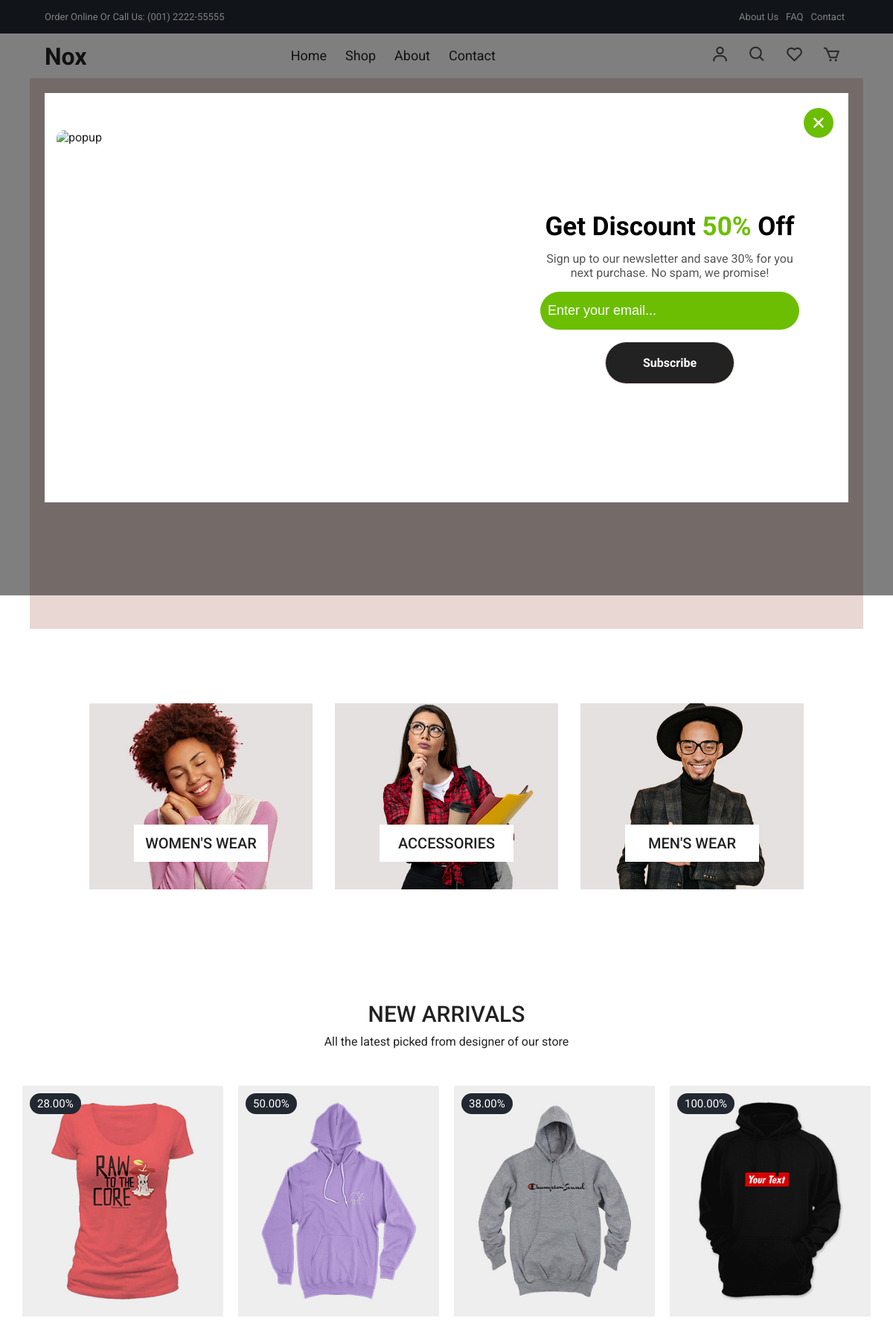
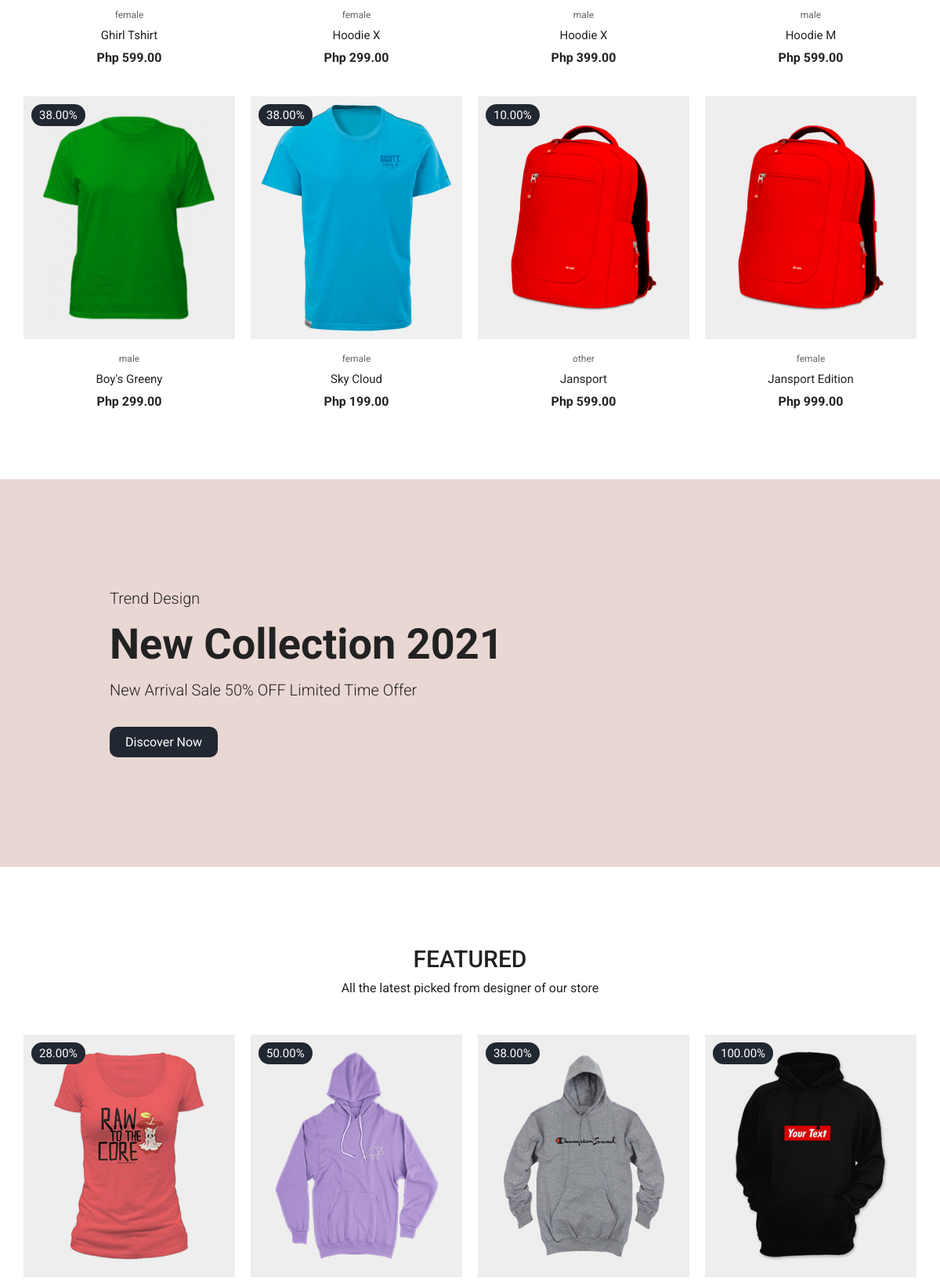
The page / (upper part) on the database its author committed (2 pictures, top to bottom).
### tables this page shows
CREATE TABLE `products` (
  `id` int(11) NOT NULL,
  `name_item` varchar(250) NOT NULL,
  `type` varchar(50) NOT NULL,
  `color` varchar(50) NOT NULL,
  `size` varchar(50) NOT NULL,
  `manufacturer` varchar(100) NOT NULL,
  `description` varchar(250) NOT NULL,
  `category` varchar(250) NOT NULL,
  `quantity` int(15) NOT NULL,
  `status` varchar(50) NOT NULL,
  `image_front` longblob NOT NULL,
  `image_back` longblob NOT NULL,
  `discount` decimal(5,2) NOT NULL,
  `price` decimal(10,2) NOT NULL,
  `date_insert` date NOT NULL DEFAULT current_timestamp()
);

### index.php (the view, shortened to what this page needs)
<?php
include 'dbconn/conn.php';
?>
<!DOCTYPE html>
<html lang="en">
  <head>
    <link
      href="https://unpkg.com/boxicons@2.0.7/css/boxicons.min.css"
      rel="stylesheet"
    />
    <link rel="stylesheet" href="https://cdnjs.cloudflare.com/ajax/libs/Glide.js/3.4.1/css/glide.core.css">
    <link rel="stylesheet" href="https://cdnjs.cloudflare.com/ajax/libs/Glide.js/3.4.1/css/glide.theme.css">
    <link rel="stylesheet" href="./css/styles.css" />
  </head>
  <body>
    <header class="header" id="header">
      <div class="top-nav">
        <div class="container d-flex">
          <p>Order Online Or Call Us: (001) 2222-55555</p>
          <ul class="d-flex">
            <li><a href="#">About Us</a></li>
            <li><a href="#">FAQ</a></li>
            <li><a href="#">Contact</a></li>
          </ul>
        </div>
      </div>
      <div class="navigation">
        <div class="nav-center container d-flex">
        <a href="/" class="logo"><h1>Nox</h1></a>
          <ul class="nav-list d-flex">
            <li class="nav-item">
              <a href="index.php" class="nav-link">Home</a>
            </li>
            <li class="nav-item">
              <a href="product.php" class="nav-link">Shop</a>
            </li>
            <li class="nav-item">
              <a href="About.php" class="nav-link">About</a>
            </li>
            <li class="nav-item">
              <a href="contact.php" class="nav-link">Contact</a>
            </li>
          </ul>
          <div class="icons d-flex">
            <a href="user/login-signup.php" class="icon">
              <i class="bx bx-user"></i>
            </a>
            <div class="icon">
              <i class="bx bx-search"></i>
            </div>
            <a href="cart.php" class="icon">
              <i class="bx bx-heart"></i>
            <a href="cart.php" class="icon">
              <i class="bx bx-cart"></i>
            </a>
          </div>
        </div>
      </div>
    <div class="hero">
      <div class="glide" id="glide_1">
        <div class="glide__track" data-glide-el="track">
          <ul class="glide__slides">
            <li class="glide__slide">
              <div class="center">
              </div>
            </li>
            <li class="glide__slide">
              <div class="center">
              </div>
            </li>
          </ul>
        </div>
      </div>
    </div>
    </header>
<section class="section category">
      <div class="cat-center">
        <div class="cat">
          <img src="./images/cat3.jpg" alt="" />
          <a href="products-female.php">
          <div>
            <p>WOMEN'S WEAR</p>
          </div>
        </a>
        </div>
        <div class="cat">
          <img src="./images/cat2.jpg" alt="" />
          <div>
            <p>ACCESSORIES</p>
          </div>
        </div>
        <div class="cat">
          <img src="./images/cat1.jpg" alt="" />
          <a href="products-men.php">
          <div>
          <p>MEN'S WEAR</p>
          </div>
          </a>
        </div>
      </div>
    </section>
<?php
  $stmt = $conn->prepare("SELECT id, name_item, type, discount, price, image_front FROM products WHERE YEAR(date_insert) = 2024 LIMIT 8");
  $stmt->execute();
  $new = $stmt->get_result()->fetch_all(MYSQLI_ASSOC);
?>
<section class="section new-arrival">
  <div class="title">
    <h1>NEW ARRIVALS</h1>
    <p>All the latest picked from designer of our store</p>
  </div>
  <div class="product-center">
    <?php foreach ($new as $product): ?>
    <div class="product-item">
      <div class="overlay">
        <a href="productDetails.php?id=<?php echo $product['id']; ?>" class="product-thumb">
          <img src="admin/uploads/<?php echo $product['image_front']; ?>" alt="<?php echo $product['name_item']; ?>" />
        </a>
        <?php if ($product['discount'] > 0): ?>
        <span class="discount"><?php echo $product['discount']; ?>%</span>
        <?php endif; ?>
      </div>
      <div class="product-info">
        <span><?php echo $product['type']; ?></span>
        <a href="productDetails.php?id=<?php echo $product['id']; ?>"><?php echo htmlspecialchars($product['name_item']); ?></a>
        <h4>Php <?php echo $product['price']; ?></h4>
      </div>
      <ul class="icons">
      </ul>
    </div>
    <?php endforeach; ?>
  </div>
</section>
    <section class="section banner">
<div class="left">
  <span class="trend">Trend Design</span>
  <h1>New Collection 2021</h1>
  <p>New Arrival <span class="color">Sale 50% OFF</span> Limited Time Offer</p>
  <a href="#" class="btn btn-1">Discover Now</a>
</div>
    </section>
<?php
  $stmt = $conn->prepare("SELECT id, name_item, type, discount, price, image_front FROM products WHERE YEAR(date_insert) = 2024 LIMIT 4 ");
  $stmt->execute();
  $featured = $stmt->get_result()->fetch_all(MYSQLI_ASSOC);
?>
<section class="section new-arrival">
  <div class="title">
    <h1>Featured</h1>
    <p>All the latest picked from designer of our store</p>
  </div>
  <div class="product-center">
    <?php foreach ($featured as $product): ?>
    <div class="product-item">
      <div class="overlay">
        <a href="productDetails.php?id=<?php echo $product['id']; ?>" class="product-thumb">
          <img src="./images/<?php echo $product['image_front']; ?>" alt="<?php echo $product['name_item']; ?>" />
        </a>
        <?php if ($product['discount'] > 0): ?>
        <span class="discount"><?php echo $product['discount']; ?>%</span>
        <?php endif; ?>
      </div>
      <ul class="icons">
      </ul>
    </div>
    <?php endforeach; ?>
  </div>
</section>
  <div class="popup hide-popup">
    <div class="popup-content">
      <div class="popup-close">
        <i class='bx bx-x'></i>
      </div>
      <div class="popup-left">
        <div class="popup-img-container">
          <img class="popup-img" src="./images/popup.jpg" alt="popup">
        </div>
      </div>
      <div class="popup-right">
        <div class="right-content">
          <h1>Get Discount <span>50%</span> Off</h1>
          <p>Sign up to our newsletter and save 30% for you next purchase. No spam, we promise!
          </p>
          <form action="#">
            <input type="email" placeholder="Enter your email..." class="popup-form">
            <a href="#">Subscribe</a>
          </form>
        </div>
      </div>
    </div>
  </div>
  </body>
</html>

### rows shown on the page
products: image_front (picture), discount "28.00", type "female", name_item "Ghirl Tshirt", price "599.00"
products: image_front (picture), discount "50.00", type "female", name_item "Hoodie X", price "299.00"
products: image_front (picture), discount "38.00", type "male", name_item "Hoodie X", price "399.00"
products: image_front (picture), discount "100.00", type "male", name_item "Hoodie M", price "599.00"
products: image_front (picture), discount "38.00", type "male", name_item "Boy's Greeny", price "299.00"
products: image_front (picture), discount "38.00", type "female", name_item "Sky Cloud", price "199.00"
products: image_front (picture), discount "10.00", type "other", name_item "Jansport", price "599.00"
products: image_front (picture), type "female", name_item "Jansport Edition", price "999.00"
